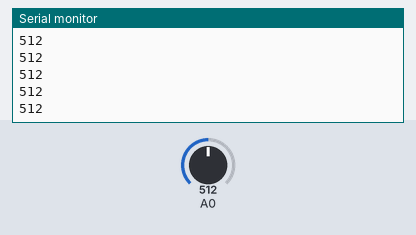
The sketch below on a simulated Arduino Uno, built with avr-gcc and run on an emulated ATmega328P. Parts: the last lines printed to the serial monitor. The inputs (shaded band) are chosen by the test bench; at power-on: A0 = 512. Storage starts empty.

Above: at 1.2 s.
1.3 s: A0 set to 716
At 2.2 s:
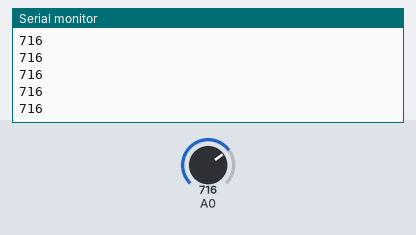
2.8 s: A0 set to 900
At 3.6 s:
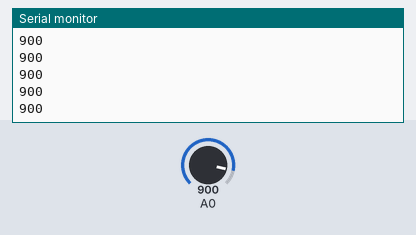
Timing chart, 0 to 5.8 s (numbered marks = the images above; inputs shaded):
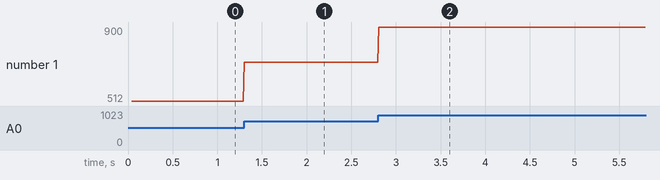

Measured:
- after the input at 1.3 s, the serial monitor: prints a new line at once (image 1)
- after the input at 2.8 s, the serial monitor: prints a new line at once (image 2)
- plotted number 1: 512 → 716 after the input at 1.3 s, 716 → 900 after the input at 2.8 s

The sketch:

SDcard_complete.ino
```cpp
/*   VUASRL 김재은
 *    가변저항 A0에 연결시켜서 가변저항의 값을 SD카드에 기록해보기.
 *
 */


#include <SPI.h>
#include <SD.h>

const int chipSelect = 4;

void setup() {

 Serial.begin(9600);

 Serial.print("Initializing SD card..");           //SD카드 인식
     if (!SD.begin(chipSelect))
     {
      Serial.println("Card failed. or not present");
      while  (1);
     }
      Serial.println("Card initialized.");
}

void loop() {
  File dataFile = SD.open("VUASRL.csv", FILE_WRITE);

  if (dataFile)
  {
                                                                           //unsigned int data = analogRead(A0);
                                                                           //String(data)
                                                                           //string data =string(h)+","+string(t);
    dataFile.println(analogRead(A0));  //여기에 출력되는 값을 적어준다,.
    dataFile.close();
    Serial.println(analogRead(A0));
  }

  else
  {
    Serial.println("error opening VUASRL.txt");
  }
}
```
